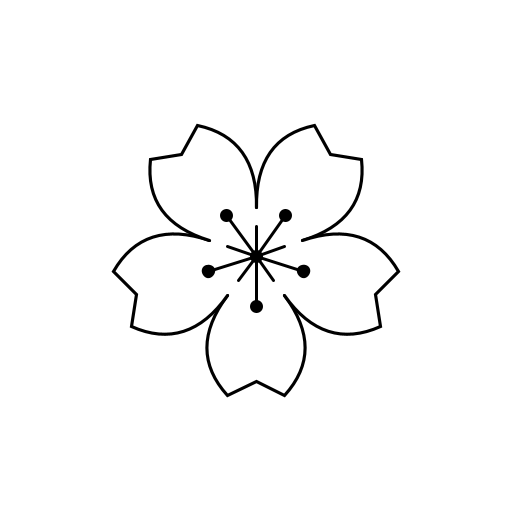
Frame 1 (no input)
Frame 60 (the mouse pressed at the canvas centre just before this capture): identical to frame 1, image omitted
Frame 120 (the mouse held since frame 60 and released just before this capture): identical to frame 1, image omitted

The Processing sketch that drew this single still picture (run headless with seeded random() and noise(); from frame 60 on, the mouse is pressed at the canvas centre):

// Processing sketch: single_saku
// ── single_saku.pde
Boolean drawn = false;

PShape outer;

void setup()
{
  size(512, 512);
  background(255);
}

void draw()
{
  if (drawn)
  {
    return;
  }
  drawn = true;
  
  translate(width/2, height/2);
  pushMatrix();
  
  fill(255);
  stroke(0);
  scale(0.7f, 0.7f);
  strokeWeight(4.5f);
  drawLayer();
  popMatrix();
  
  fill(0);
  stroke(0);
  strokeWeight(3);
  circle(0, 0, 10);
  for (int i = 0; i < 5; i++)
  {
    line(0, 0, 0, 50);
    circle(0, 50, 10);
    rotate(radians(36));
    line(0, 0, 0, 30);
    rotate(radians(36));
  }
    
  save("out.png");
}

void drawPetal()
{
  float ri = 70;
  float ro = 200;
  float rmy = 180;
  float raw = 100;
  float rav = (ri + ro) / 2;
  float rix = ri * sin(radians(36));
  float riy = ri * cos(radians(36));
  beginShape();
  vertex(-rix, riy);
  quadraticVertex(-raw, rav, -rix, ro);
  vertex(0, rmy);
  vertex(rix, ro);
  quadraticVertex(raw, rav, rix, riy);
  endShape();
}

void drawLayer()
{
  for (int i = 0; i < 5; i++)
  {
    drawPetal();
    rotate(radians(72));
  }
}
